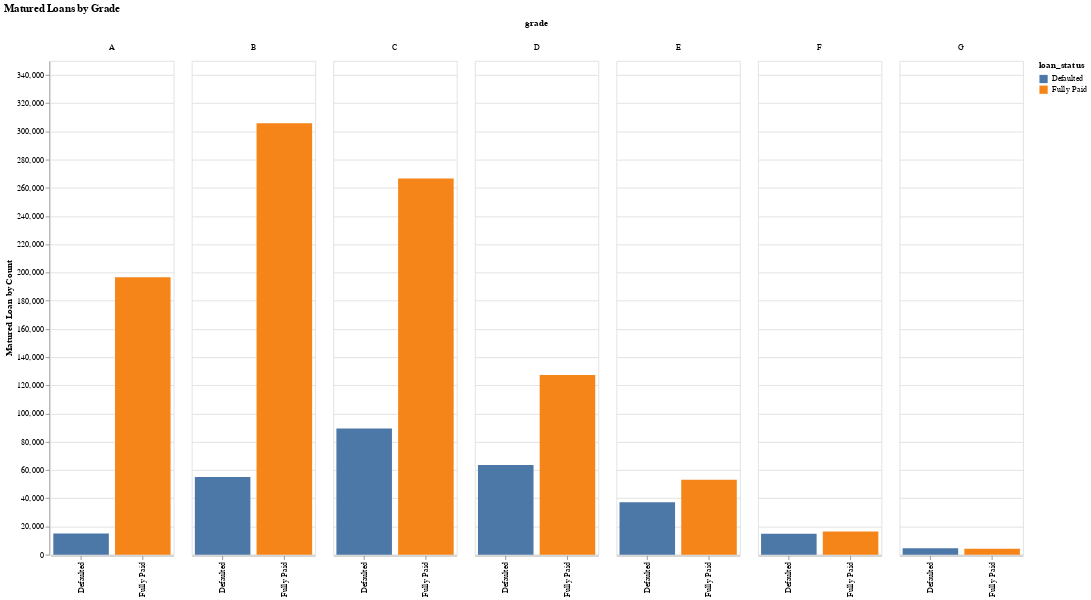

Notebook source saved alongside this figure:
### Code cell
chart_data_default = eda_group_data.groupby(['grade', 'loan_status'
                                            ])['loan_status_count',
                                               'funded_amnt',
                                                    ].agg({ 'funded_amnt':'sum',
                                                            'loan_status_count':'count'
                                                          }).reset_index()

map_default_status = {0:'Defaulted', 1:'Fully Paid'}

chart_data_default['loan_status'] = chart_data_default['loan_status'].map(map_default_status)

alt.Chart(chart_data_default).mark_bar().encode(
    x=alt.X(field='loan_status',type='nominal',axis=alt.Axis(title='')),
    y=alt.Y(field='loan_status_count',type='quantitative',axis=alt.Axis(title='Matured Loan by Count')),
    color='loan_status:N',
    column = 'grade:N',
    tooltip=['loan_status:N', 'grade','funded_amnt:Q'],
).properties(width=150, height=600,title='Matured Loans by Grade')

### Figure 1 — Vega-Lite specification as saved in the notebook (floating-point values rounded to 4 significant figures)
{"$schema": "https://vega.github.io/schema/vega-lite/v2.6.0.json", "config": {"view": {"height": 300, "width": 400}}, "data": {"name": "data-844af23a0c82cbba98be2dff019a777e"}, "datasets": {"data-844af23a0c82cbba98be2dff019a777e": [{"funded_amnt": 207652625, "grade": "A", "loan_status": "Defaulted", "loan_status_count": 14941}, {"funded_amnt": 2723184900, "grade": "A", "loan_status": "Fully Paid", "loan_status_count": 196617}, {"funded_amnt": 755901400, "grade": "B", "loan_status": "Defaulted", "loan_status_count": 55106}, {"funded_amnt": 4020603625, "grade": "B", "loan_status": "Fully Paid", "loan_status_count": 305868}, {"funded_amnt": 1333423950, "grade": "C", "loan_status": "Defaulted", "loan_status_count": 89511}, {"funded_amnt": 3728886375, "grade": "C", "loan_status": "Fully Paid", "loan_status_count": 266724}, {"funded_amnt": 1023676625, "grade": "D", "loan_status": "Defaulted", "loan_status_count": 63581}, {"funded_amnt": 1899743325, "grade": "D", "loan_status": "Fully Paid", "loan_status_count": 127375}, {"funded_amnt": 675050825, "grade": "E", "loan_status": "Defaulted", "loan_status_count": 37104}, {"funded_amnt": 922213325, "grade": "E", "loan_status": "Fully Paid", "loan_status_count": 53123}, {"funded_amnt": 290343375, "grade": "F", "loan_status": "Defaulted", "loan_status_count": 14785}, {"funded_amnt": 308217500, "grade": "F", "loan_status": "Fully Paid", "loan_status_count": 16453}, {"funded_amnt": 94995550, "grade": "G", "loan_status": "Defaulted", "loan_status_count": 4623}, {"funded_amnt": 87914750, "grade": "G", "loan_status": "Fully Paid", "loan_status_count": 4229}]}, "encoding": {"color": {"field": "loan_status", "type": "nominal"}, "column": {"field": "grade", "type": "nominal"}, "tooltip": [{"field": "loan_status", "type": "nominal"}, {"field": "grade", "type": "nominal"}, {"field": "funded_amnt", "type": "quantitative"}], "x": {"axis": {"title": ""}, "field": "loan_status", "type": "nominal"}, "y": {"axis": {"title": "Matured Loan by Count"}, "field": "loan_status_count", "type": "quantitative"}}, "height": 600, "mark": "bar", "title": "Matured Loans by Grade", "width": 150}
